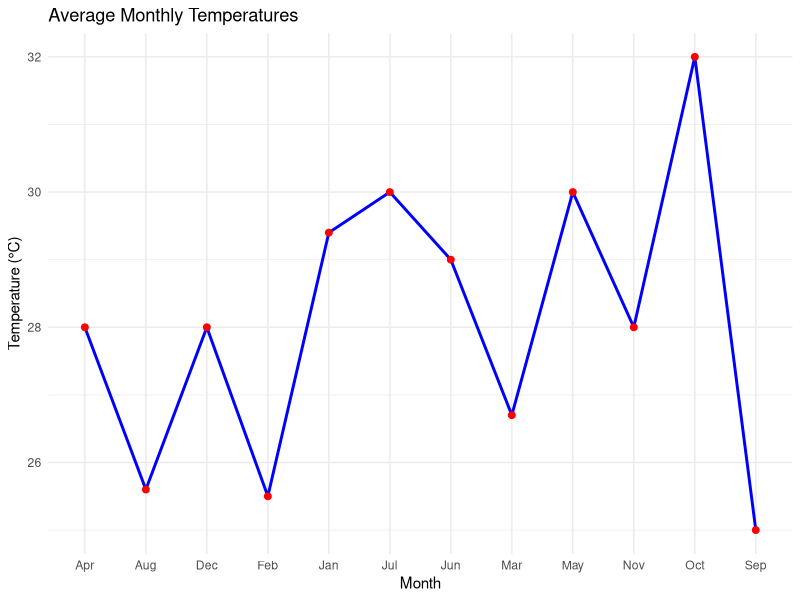

This chart was generated by the following R code:
# Load necessary libraries
library(ggplot2)

# Read the updated CSV file
data <- read.csv("tempreature.csv", stringsAsFactors = FALSE)

# Create the temperature trend chart
ggplot(data, aes(x = Month, y = Temperature, group = 1)) +
  geom_line(color = "blue", size = 1) +
  geom_point(color = "red", size = 2) +
  labs(title = "Average Monthly Temperatures",
       x = "Month",
       y = "Temperature (°C)") +
  theme_minimal()



